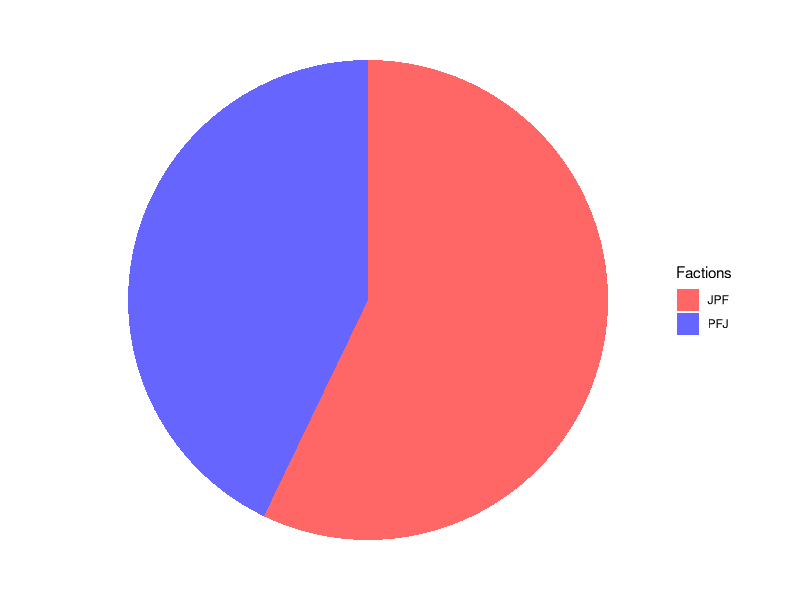
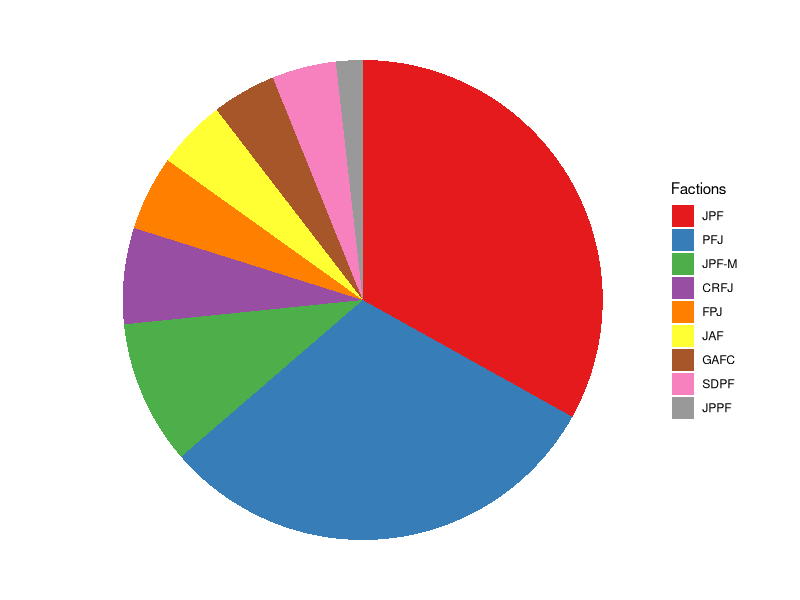
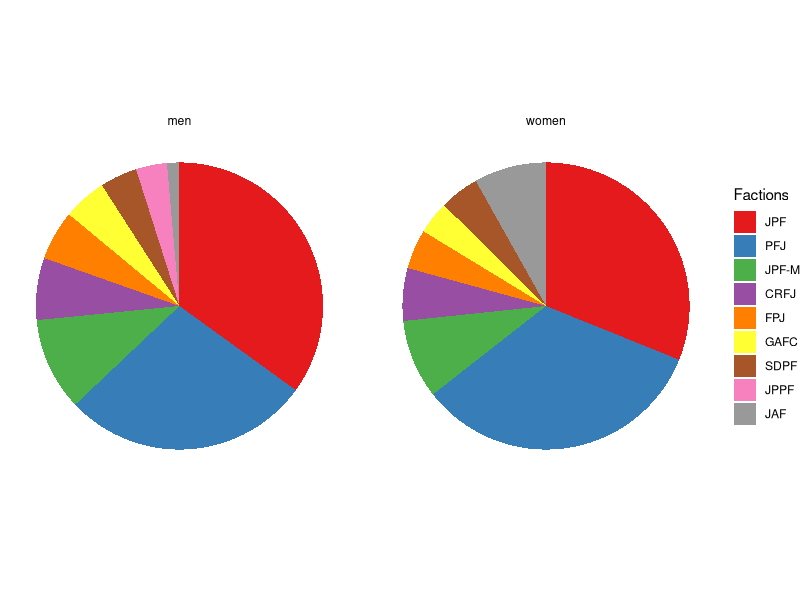
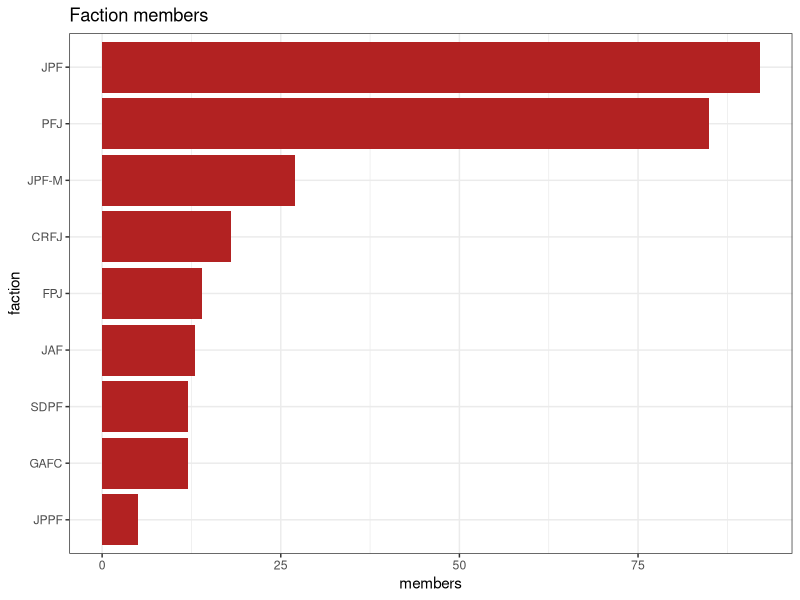
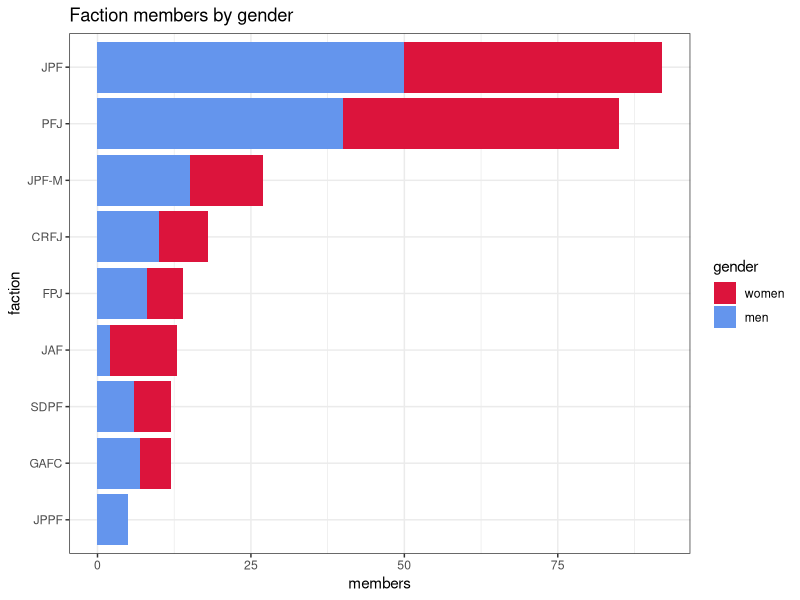
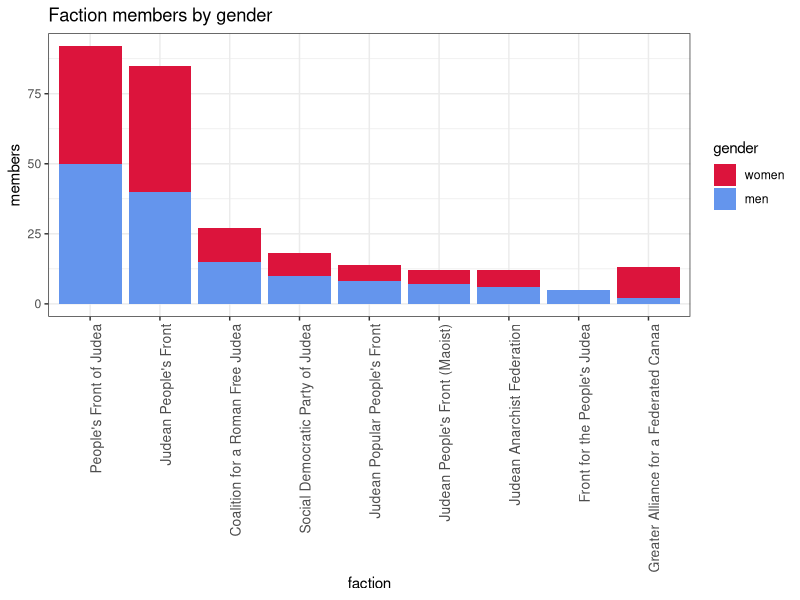
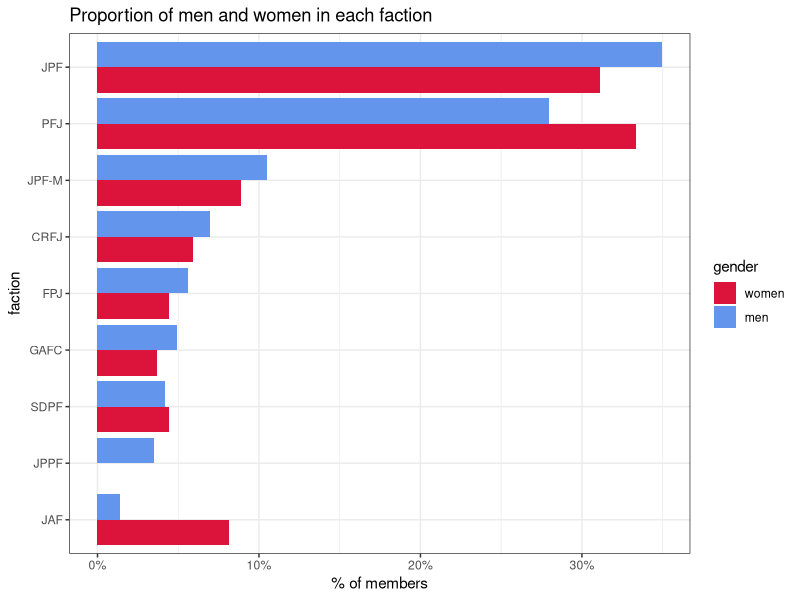

Here is the R script that generated these plots, in order:
## ---- chunk 1
knitr::opts_chunk$set(echo = TRUE, message = FALSE)
## ---- chunk 2
library(tidyverse)
library(kableExtra)
## ---- chunk 3
table1 <- tibble(faction = c("People's Front of Judea", "Judean People's Front"),
                 accro = c("PFJ", "JPF"),
                 members = c(90, 120))
table2 <- data.frame(faction =c("People's Front of Judea", "Judean People's Front", "Coalition for a Roman Free Judea", "Social Democratic Party of Judea", "Judean Popular People's Front", "Judean People's Front (Maoist)",
"Judean Anarchist Federation", "Front for the People's Judea", "Greater Alliance for a Federated Canaa"), 
accro = c("PFJ","JPF", "CRFJ", "SDPF", "JPPF", "JPF-M", "JAF", "FPJ", "GAFC"),
men = c(40, 50, 10, 6, 5, 15, 2, 8, 7),
women = c(45, 42, 8, 6, 0, 12, 11, 6, 5))
## ---- chunk 4
table1 %>%
  kbl() %>%
  kable_styling(bootstrap_options = c("striped"), full_width = FALSE)
## ---- chunk 5
table1 %>%
  ggplot(aes(x="", y = members, fill = accro)) +
  geom_bar(stat="identity", width=1) +
  coord_polar("y", start=0, direction=-1) +
  theme_void() +
  scale_fill_manual(name = "Factions", values = c("#FF6666" , "#6666FF"))
  
## ---- chunk 6
table2 %>%
  kbl() %>%
  kable_styling(bootstrap_options = c("striped"), full_width = FALSE)
## ---- chunk 7
table2 %>%
  mutate(all = men + women) %>%
  mutate(accro = fct_reorder(accro, all, .desc = TRUE)) %>%
  ggplot(aes(x="", y = all, fill = accro)) +
  geom_bar(stat="identity", width=1) +
  coord_polar("y", start=0, direction=-1) +
  theme_void() +
  scale_fill_brewer(name = "Factions", palette = "Set1")
## ---- chunk 8
table2 %>%
  mutate(across(men:women, ~.x/sum(.x))) %>%
  mutate(accro = fct_reorder(accro, men, .desc = TRUE)) %>%
  pivot_longer(-c(faction, accro)) %>%
  ggplot(aes(x="", y = value, fill = accro)) +
  geom_bar(stat="identity", width=1) +
  coord_polar("y", start=0, direction = -1) +
  theme_void() +
  scale_fill_brewer(name = "Factions", palette = "Set1") +
  facet_grid(. ~ name)
## ---- chunk 9
table2 %>%
  mutate(all = men + women) %>%
  mutate(accro = fct_reorder(accro, all, .desc = FALSE)) %>%
  ggplot(aes(x= accro, y = all)) +
  geom_bar(stat = "identity", fill = "#B22222") +
  coord_flip() +
  labs(title = "Faction members", x = "faction", y = "members") +
  theme_bw()
## ---- chunk 10
table2 %>%
  mutate(all = men + women) %>%
  mutate(accro = fct_reorder(accro, all, .desc = FALSE)) %>%
  select(-all) %>%
  pivot_longer(-c(faction, accro)) %>%
  mutate(name = fct_relevel(name, "women", "men")) %>%
  ggplot(aes(x = accro, y = value, fill = name)) +
  geom_bar(stat = "identity", position = "stack") +
  coord_flip() +
  labs(title = "Faction members by gender", x = "faction", y = "members") +
  theme_bw() +
  scale_fill_manual(name = "gender", values = c("#DC143C", "#6495ED"))
## ---- chunk 11
table2 %>%
  mutate(accro = fct_reorder(accro, men, .desc = TRUE)) %>%
  pivot_longer(-c(faction, accro)) %>%
  mutate(name = fct_relevel(name, "women", "men")) %>%
  ggplot(aes(x = accro, y = value, fill = name)) +
  geom_bar(stat = "identity", position = "stack") +
  labs(title = "Faction members by gender", x = "faction", y = "members") +
  theme_bw() +
  scale_fill_manual(name = "gender", values = c("#DC143C", "#6495ED")) +
  scale_x_discrete(labels = table2$faction) +
  theme(axis.text.x=element_text(angle = 90, hjust = 1, size = 10))
## ---- chunk 12
table2 %>%
  mutate(across(men:women, ~.x/sum(.x))) %>%
  mutate(accro = fct_reorder(accro, men, .desc = FALSE)) %>%
  pivot_longer(-c(faction, accro)) %>%
  mutate(name = fct_relevel(name, "women", "men")) %>%
  ggplot(aes(x = accro, y = value, fill = name)) +
  geom_bar(stat = "identity", position = "dodge") +
  coord_flip() +
  labs(title = "Proportion of men and women in each faction", x = "faction", y = "% of members") +
  theme_bw() +
  scale_fill_manual(name = "gender", values = c("#DC143C", "#6495ED")) +
  scale_y_continuous(labels = scales::percent)
